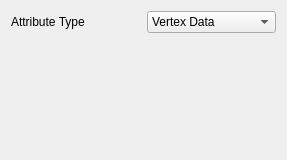
<ui version="4.0" >
 <class>ClientRecordDisplay</class>
 <widget class="QWidget" name="ClientRecordDisplay" >
  <property name="geometry" >
   <rect>
    <x>0</x>
    <y>0</y>
    <width>287</width>
    <height>160</height>
   </rect>
  </property>
  <property name="windowTitle" >
   <string>Form</string>
  </property>
  <layout class="QVBoxLayout" >
   <item>
    <layout class="QGridLayout" >
     <item row="0" column="0" >
      <widget class="QLabel" name="label_7" >
       <property name="text" >
        <string>Attribute Type</string>
       </property>
      </widget>
     </item>
     <item row="0" column="1" >
      <widget class="QComboBox" name="attribute_mode" >
       <item>
        <property name="text" >
         <string>Vertex Data</string>
        </property>
       </item>
       <item>
        <property name="text" >
         <string>Edge Data</string>
        </property>
       </item>
       <item>
        <property name="text" >
         <string>Field Data</string>
        </property>
       </item>
      </widget>
     </item>
     <item row="1" column="0" colspan="2" >
      <spacer>
       <property name="orientation" >
        <enum>Qt::Vertical</enum>
       </property>
       <property name="sizeHint" >
        <size>
         <width>20</width>
         <height>40</height>
        </size>
       </property>
      </spacer>
     </item>
    </layout>
   </item>
  </layout>
 </widget>
 <resources/>
 <connections/>
</ui>
